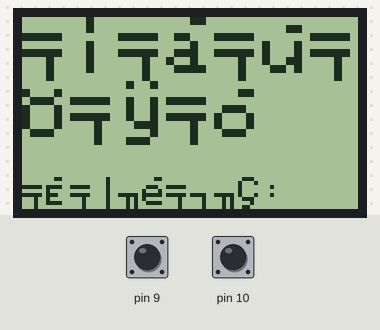
This sketch was run on a simulated Arduino Uno, built with avr-gcc and run on an emulated ATmega328P. On the bench: 84×48 one-colour display. The test bench sets the inputs (shaded band); at power-on: pin 9 HIGH, pin 10 HIGH. Random numbers use the default seed unless the sketch sets one; what the sketch prints to the serial monitor is not drawn.

Above: at 0.1 s.
2.3 s: pin 9 pulled LOW for 0.15 s
4.8 s: pin 10 pulled LOW for 0.15 s
7.3 s: pin 9 pulled LOW for 1 s
Timing chart, 0 to 10.3 s (numbered marks = the images above; inputs shaded):
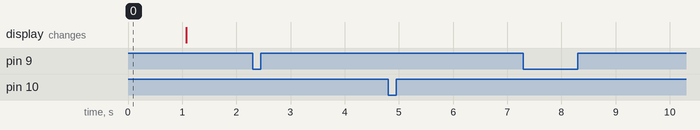

Measured:
- after the input at 2.3 s, every drawn part: stays the same
- after the input at 4.8 s, every drawn part: stays the same
- after the input at 7.3 s, every drawn part: stays the same

The sketch:

erudit.ino
```cpp
// ERUDIT
// by Ilya Katkov
// v 1.0.0

#include <Adafruit_GFX_rus.h>
#include <Adafruit_PCD8544_rus.h>
Adafruit_PCD8544 display = Adafruit_PCD8544(7, 6, 5, 4, 3); //CLK, DIN, DC, CE, RST

int score = 0;
int lives = 3;

void getQuestion(){
  float temp_num;
  float ans1;
  float ans2;

  display.clearDisplay();
  Serial.print("Новый пример: ");
  display.print("Сколько будет ");
  float rand_num1 = random(-99, 100);
  float rand_num2 = random(-99, 100);
  while (rand_num1 == rand_num2){
    float rand_num1 = random(-99, 100);
    float rand_num2 = random(-99, 100);
  }
  Serial.print((int)rand_num1);
  display.print((int)rand_num1);

  int rand_operator = random(4);
  if (rand_operator == 0){
    display.print(" + ");
    Serial.print(" + ");
    temp_num = rand_num1+rand_num2;
  } else if (rand_operator == 1){
    display.print(" - ");
    Serial.print(" - ");
    temp_num = rand_num1-rand_num2;
  } else if (rand_operator == 2){
    display.print(" * ");
    Serial.print(" * ");
    temp_num = rand_num1*rand_num2;
  } else if (rand_operator == 3){
     if (rand_num2 == 0){
        display.print(" * ");
        Serial.print(" * ");
        temp_num = rand_num1*rand_num2;
     }
     else {
        display.print(" / ");
        Serial.print(" / ");
        temp_num = rand_num1/rand_num2;
      }
  }
  Serial.print((int)rand_num2);
  display.print((int)rand_num2);
  Serial.println("?");
  display.println("?");
  display.println();

  int rand_right = random(0,2);
  if (rand_right == 0){
    ans1 = temp_num;
    ans2 = temp_num-random(10);
    while (ans1 == ans2){
      ans1 = temp_num;
      ans2 = temp_num-random(10);
    }
    Serial.print("Правильный ответ: ");
    Serial.print(ans1);
    Serial.print(" (");
    Serial.print(rand_right+1);
    Serial.println(")");
  }
  else if (rand_right == 1){
    ans1 = temp_num-random(10);
    ans2 = temp_num;
    while (ans1 == ans2){
      ans1 = temp_num-random(10);
      ans2 = temp_num;
    }
    Serial.print("Правильный ответ: ");
    Serial.print(ans2);
    Serial.print(" (");
    Serial.print(rand_right+1);
    Serial.println(")");
  }
  display.print("1) ");
  display.println(ans1);
  display.print("2) ");
  display.println(ans2);
  display.print("Счет:");
  display.print(score);
  display.print(" Жизни:");
  display.print(lives);
  display.display();

  bool finish = true;
  while (finish){
    if (digitalRead(10) == 0 and rand_right == 0){
      Serial.println("Выбран правильный вариант 1");
      score++;
      finish  = false;
    }
    else if (digitalRead(9) == 0 and rand_right == 1){
      Serial.println("Выбран правильный вариант 2");
      score++;
      finish  = false;
    }
    else if (digitalRead(10) == 0 and rand_right == 1){
      Serial.println("Ответ неверный!");
      lives--;
      finish  = false;
    }
    else if (digitalRead(9) == 0 and rand_right == 0){
      Serial.println("Ответ неверный!");
      lives--;
      finish  = false;
    }
  }
    delay(1000);
    return;
}

void setup() {
  randomSeed(analogRead(micros()));
  Serial.begin(9600);
  pinMode(9, INPUT_PULLUP);
  pinMode(10, INPUT_PULLUP);
  display.begin();
  Serial.println("Game started!");
  display.clearDisplay();
  display.setContrast(60);
  display.setCursor(0, 0);
  display.setTextSize(2);
  display.println("ЭРУДИТ");
  display.setTextSize(1);
  display.println();
  display.println("Автор:");
  display.println("Катков Илья");
  display.display();
  delay(1000);
}


void loop() {
  if (lives == 0){
    display.clearDisplay();
    display.setTextSize(1);
    display.println();
    display.println("Вы проиграли!");
    display.print("Ваш счет:");
    display.println(score);
    display.println();
    display.println("Перезапуск...");
    display.display();
    delay(2000);
    lives = 3;
  }
  else {
    getQuestion();
  }
}
```
